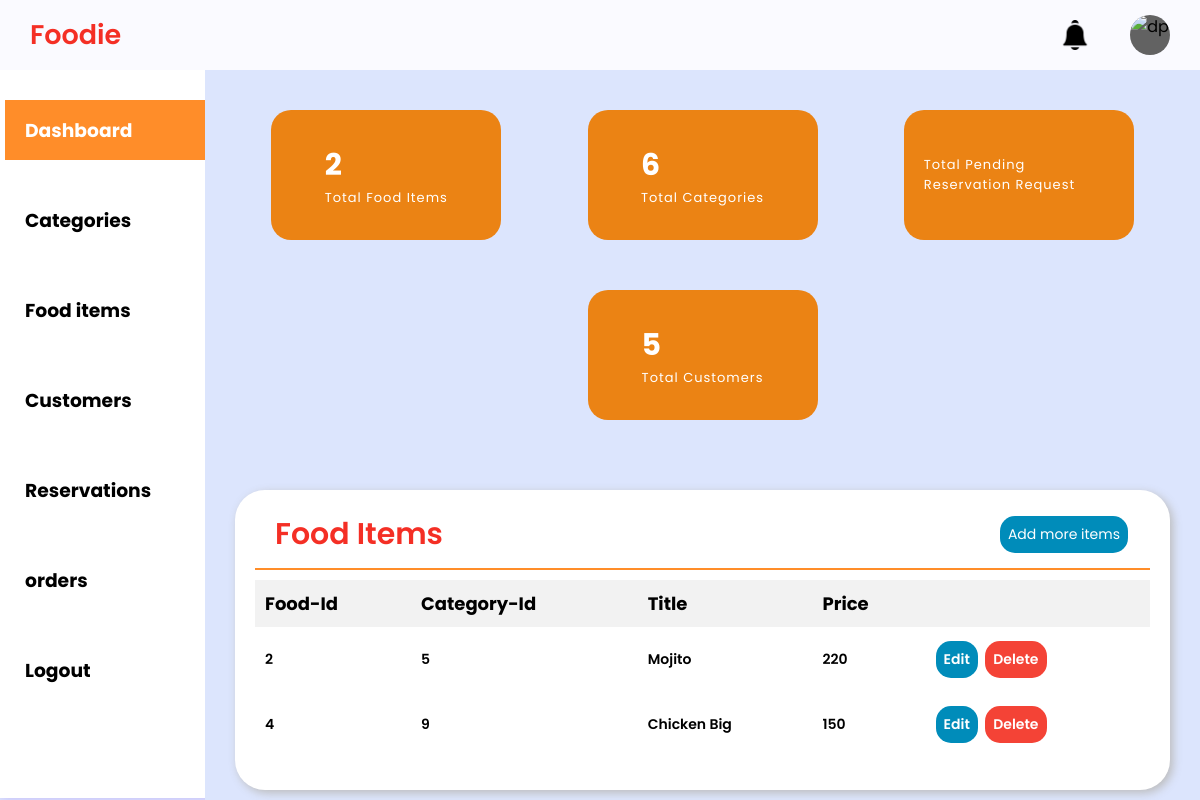
Page /admin-dashboard/foodItems/ on the committed database.
### Home_App/models.py (models this page shows)
class food_table(models.Model):
    food_id = models.AutoField(primary_key=True)
    food_title = models.CharField(max_length=30)
    description = models.CharField(max_length=50)
    price = models.IntegerField()
    img_name = models.CharField(max_length=500)
    category_id = models.ForeignKey(category_table,on_delete=models.CASCADE)
    feature = models.CharField(max_length=20)

class category_table(models.Model):
    category_id = models.AutoField(primary_key=True)
    category_title = models.CharField(max_length=55)
    img_name = models.CharField(max_length = 55)
    feature = models.CharField(max_length = 90)
    def __str__(self):
        return str(self.category_id)

### Home_App/views.py (the view)
# urls.py: path('admin-dashboard/',hv.adminDashboard, name='admin-dashboard'),
def adminDashboard(request, section=None):
    section_template = {
        'categories': 'admin-dashboard-category.html',
        'customers': 'admin-dashboard-customers.html',
        'foodItems': 'admin-dashboard-foodItems.html',
        'reservation':'admin-dashboard-reservation.html',
        'recentOrders': 'admin-dashboard-recentOrders.html'
    }
    template_name = section_template.get(section, 'admin-dashboard.html')
    categories = category_table.objects.all()
    category_count = category_table.objects.count()
    foodItems = food_table.objects.all()
    foodItem_count = food_table.objects.count()
    customers = customer_table.objects.all()
    customer_count=customer_table.objects.count()
    reservation=reservation_table.objects.all()
    return render(request, template_name, {'categories':categories, 'categoryCount':category_count, 'foodItems':foodItems, 'food_item_count':foodItem_count, 'customers':customers, 'customerCount':customer_count, 'reservations':reservation})

### Template/admin-dashboard-foodItems.html (shortened to what this page needs)
{% extends 'admin-dashboard.html' %}
{% block content %}
<section class="foodItems-table-section">
    <div class="foodItems-table-section">
        <div class="report-container">
            <div class="report-header">
                <h1 class="recent-orders">Food Items</h1>
                <a href="{% url 'admin-dashboard-foodItems-add' %}" class="btn-add">Add more items</a>
            </div>
            <table class="report-body">
                <thead class="report-topic-head">
                    <th class="t-op">Food-Id</th>
                    <th class="t-op">Category-Id</th>
                    <th class="t-op">Title</th>
                    <th class="t-op">Price</th>
                    <th class="t-op"></th>
                </thead>
                <tbody class="items12">
                    {% for item in foodItems %}
                    <tr>
                        <td class="t-op-nextlvl">{{ item.food_id}}</td>
                        <td class="t-op-nextlvl"> {{ item.category_id}} </td>
                        <td class="t-op-nextlvl">{{ item.food_title}}</td>
                        <td class="t-op-nextlvl">{{ item.price}}</td>
                        <td class="t-op-nextlvl">
                            <div class="update-btn">
                                <a href="{% url 'edit_food' food_id=item.food_id %}" class="btn-edit">Edit</a>
                                <a href="{% url 'delete_food' food_id=item.food_id  %}" class="btn-delete">Delete</a>
                            </div>
                        </td>
                    </tr>
                    {% endfor %}
                </tbody>
            </div>
        </div>
    </div>
{% endblock %}

### Static/css/admin-dash-style.css (style rules this page uses)
* { margin: 0; padding: 0; box-sizing: border-box; font-family: "Poppins", sans-serif; }
:root { --background-color1: #fafaff; --background-color2: #ffffff; --background-color3: #ededed; --background-color4: #cad7fda4; --primary-color: hsl(3, 90%, 55%); --secondary-color: hsl(31, 84%, 50%); --Border-color: #ee0909; --one-use-color: hsl(31, 84%, 50%); --two-use-color: hsl(31, 84%, 50%); }
body { background-color: var(--background-color4); max-width: 100%; overflow-x: hidden; }
.report-container { min-height: 300px; max-width: 1200px; margin: 70px auto 0px auto; background-color: #ffffff; border-radius: 30px; box-shadow: 3px 3px 10px rgb(188, 188, 188); padding: 0px 20px 20px 20px; }
.report-header { height: 80px; width: 100%; display: flex; align-items: center; justify-content: space-between; padding: 20px 20px 10px 20px; border-bottom: 2px solid hsl(28, 100%, 58%); }
.recent-orders { font-size: 30px; font-weight: 600; color: hsl(3, 90%, 55%);; }
.report-body { max-width: 1160px; overflow-x: auto; padding: 20px; }
.t-op { font-size: 18px; letter-spacing: 0px; }
.t-op-nextlvl { font-size: 14px; letter-spacing: 0px; font-weight: 600; }
a { text-decoration: none; color: black; }

### Template/admin-dashboard-foodItems.html (style rules this page uses)
.btn-edit, .btn-delete, .btn-add { border: none; color: white; padding: 8px; text-align: center; text-decoration: none; display: inline-block; font-size: 14px; margin: 4px 2px; cursor: pointer; border-radius: 15px; }
.btn-edit, .btn-add { background-color: #008CBA; }
.btn-delete { background-color: #f44336; }
.report-body { width: 100%; border-collapse: collapse; margin-top: 10px; }
.report-topic-head th { background-color: #f2f2f2; padding: 10px; border: 0px solid #ddd; text-align: left; }
.items12 td { padding: 10px; border: 0px solid #ddd; }

### rows in the picture
food_table: food_id "2", category_id "5", food_title "Mojito", price "220"
food_table: food_id "4", category_id "9", food_title "Chicken Big", price "150"

### other values in the picture
{{ food_item_count }} "2"
{{ categoryCount }} "6"
{{ customerCount }} "5"
